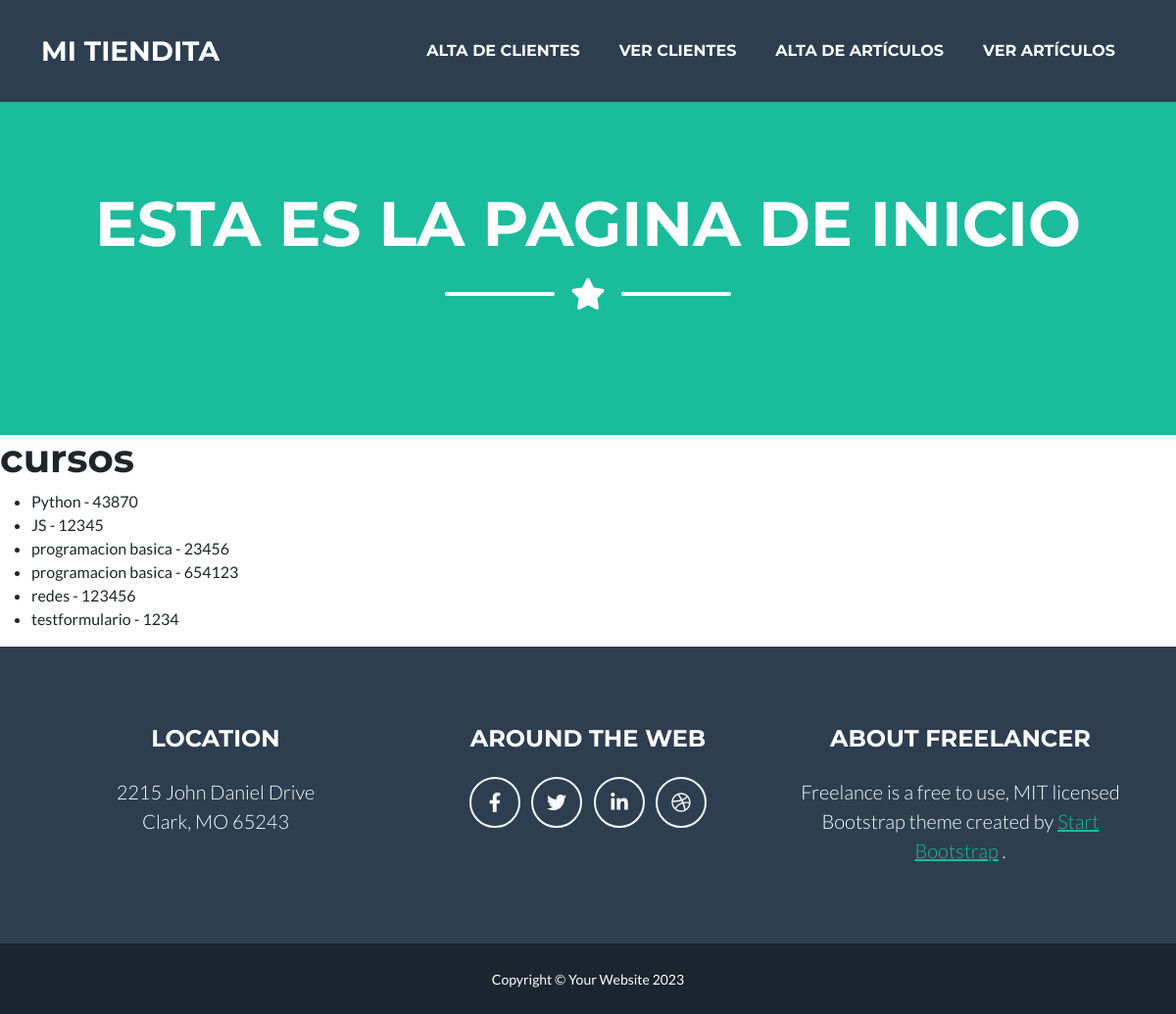
The page /AppCoder/cursos/ on the database its author committed.
### AppCoder/models.py (models this page shows, shortened)
class Curso(models.Model):
    nombre = models.CharField(max_length=50)
    comision = models.IntegerField()

### AppCoder/views.py (the view)
# urls.py: path('cursos/', cursos, name="cursos"),
def cursos(request):
        cursos = Curso.objects.all()
        return render(request, "AppCoder/cursos.html", {"cursos":cursos})

### AppCoder/templates/AppCoder/cursos.html
{%extends "AppCoder/padre.html"%}
{% load static%}
{%block titulo%} esta es la pagina de inicio{%endblock%}
{%block contenido_que_cambia%}
    <h1>cursos</h1>
    <ul>
        {% for curso in cursos %}
            <li>{{curso.nombre}} - {{curso.comision}}</li>
        {% endfor %}
    </ul>
{% endblock %}

### rows shown on the page
Curso: nombre "Python", comision "43870"
Curso: nombre "JS", comision "12345"
Curso: nombre "programacion basica", comision "23456"
Curso: nombre "programacion basica", comision "654123"
Curso: nombre "redes", comision "123456"
Curso: nombre "testformulario", comision "1234"
